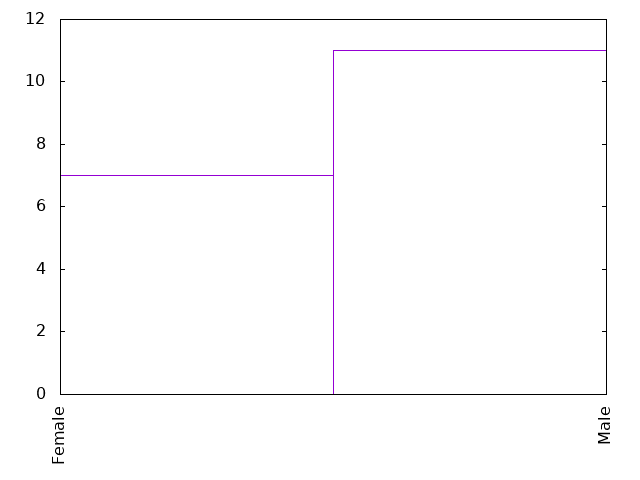

Generate this figure with gnuplot:
set term png
set out "18-20gender.png"
set key off
set xtics rotate
set yrange[0:12]
plot '18-20gender.dat' using 1:xticlabel(2) with boxes
